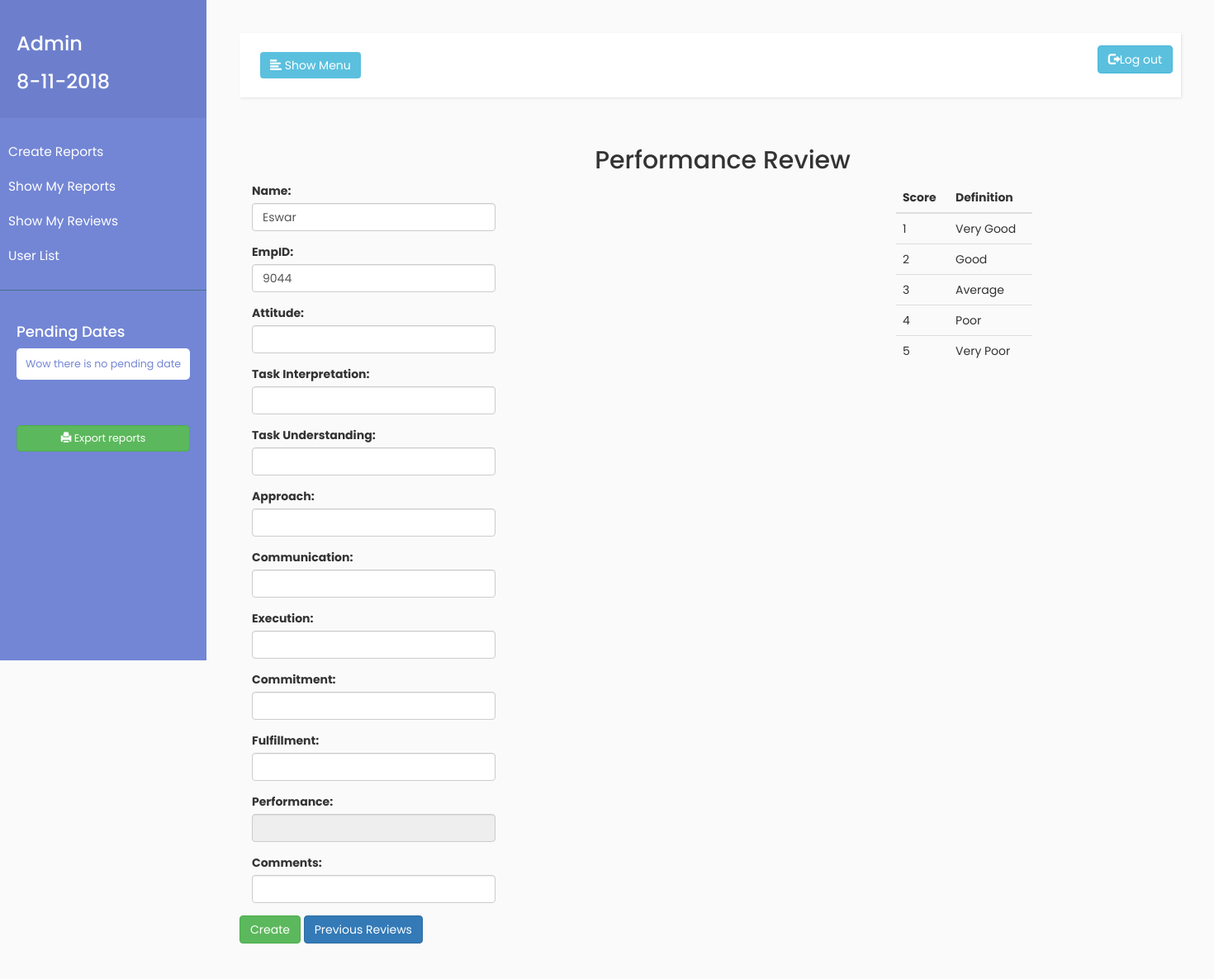
/review/9044 (signed in), run on the app's committed database.
### report/models.py (models this page shows, shortened)
class CustomUser(AbstractUser):
    objects         = CustomUserManager()
    id              = models.AutoField(primary_key=True)
    primary_project = models.CharField(max_length=250)
    Empid           = models.IntegerField()
    EmpName         = models.CharField(max_length=250)
    date_join       = models.DateField(blank=True, null=True)
    primary_process = models.CharField(max_length=250)
    processwillInclude = models.CharField(blank=True, max_length=250)
    Designation = models.CharField(blank=True, max_length=250, null=True)

### report/views.py (the view)
# urls.py: url(r'^review/(?P<eid>\d+)$', views.review, name='review'),
def review(request,eid):
    if request.user.is_authenticated:
        result_set = get_object_or_404(CustomUser, Empid=eid)
        if request.method =="POST":
            form = ReviewForm(request.POST)
            request.POST = request.POST.copy()
            if form.is_valid():
                form.save()
                return redirect('userlist')
            else:
                print("invalid")
        else:
            form = ReviewForm()
        return render(request, 'review/review.html',{'form':form,'data':result_set})

### report/forms.py
class ReviewForm(forms.ModelForm):
    class Meta:
        model = Review
        fields=('Name', 'EmpID','Attitude','TaskInterpretation','TaskUnderstanding','Approach','Communication','Execution','Commitment','Fulfillment','Performance','Comments')

### report/templates/review/review.html (shortened to what this page needs)
{% extends 'base.html'%}
{% block content %}
  {% if user.is_superuser %}
  <div class="container">
  <h2 align="center">Performance Review</h2>
  <div class="row">
  <div class="col-sm-3 col-md-6 col-lg-8">
      <form method="post" >
	         <div class="form-group row"><div class="col-xs-5"><label for="id_Name">Name:</label> <input type="text" name="Name" class="form-control"  id="id_Name" value="{{data.EmpName}}"></div></div>
	    <div class="form-group row"><div class="col-xs-5"><label for="id_EmpID">EmpID:</label> <input type="number" name="EmpID" class="form-control" id="id_EmpID" value="{{data.Empid}}"></div></div>
	    <div class="form-group row"><div class="col-xs-5"><label for="id_Attitude">Attitude:</label> <input type="number" min="1" max="5"  step="any" name="Attitude" class="form-control" id="id_Attitude"></div></div>
	    <div class="form-group row"><div class="col-xs-5"><label for="id_TaskInterpretation">Task Interpretation:</label> <input type="number" min="1" max="5" step="any" name="TaskInterpretation" class="form-control" id="id_TaskInterpretation"></div></div>
	    <div class="form-group row"><div class="col-xs-5"><label for="id_TaskUnderstanding">Task Understanding:</label> <input type="number" name="TaskUnderstanding" min="1" max="5" step="any" class="form-control" id="id_TaskUnderstanding"></div></div>
	    <div class="form-group row"><div class="col-xs-5"><label for="id_Approach">Approach:</label> <input type="number" min="1" max="5" step="any" name="Approach" class="form-control" id="id_Approach"></div></div>
	    <div class="form-group row"><div class="col-xs-5"><label for="id_Communication">Communication:</label> <input type="number" min="1" max="5" step="any" name="Communication" class="form-control" id="id_Communication"></div></div>
	    <div class="form-group row"><div class="col-xs-5"><label for="id_Execution">Execution:</label> <input type="number" step="any" min="1" max="5" name="Execution" class="form-control" id="id_Execution"></div></div>
	    <div class="form-group row"><div class="col-xs-5"><label for="id_Commitment">Commitment:</label> <input type="number" step="any" min="1" max="5" name="Commitment" class="form-control" id="id_Commitment"></div></div>
	    <div class="form-group row"><div class="col-xs-5"><label for="id_Fulfillment">Fulfillment:</label> <input type="number" step="any" min="1" max="5" name="Fulfillment" class="form-control" id="id_Fulfillment"></div></div>
	    <div class="form-group row"><div class="col-xs-5"><label for="id_Performance">Performance:</label> <input type="number" step="any" min="1" max="5" name="Performance" class="form-control" id="id_Performance" onfocus="add_number()" readonly="true"></div></div>
	    <div class="form-group row"><div class="col-xs-5"><label for="id_Comments">Comments:</label> <input type="text" name="Comments" class="form-control"  id="id_Comments"></div></div>
	        <div class="form-group row">
         	<button type="submit"  class="btn btn-success">Create</button>
         	<tr><td value ="{{data.EmpName}}" name="{{data.Empid}}" id="myTable"><a href="/reviewlist/{{data.Empid}}" class="btn btn-primary btn-md">Previous Reviews</a></td></tr>
        </div></form>
    </div>
    <div class="col-sm-9 col-md-6 col-lg-2">
    	<table class="table">
	    <thead>
	      <tr>
	        <th>Score</th>
	        <th>Definition</th>
	      </tr>
	    </thead>
	    <tbody>
	      <tr><td>1</td><td>Very Good</td></tr>
	      <tr><td>2</td><td>Good</td></tr>
	      <tr><td>3</td><td>Average</td></tr>
	      <tr><td>4</td><td>Poor</td></tr>
	      <tr><td>5</td><td>Very Poor</td></tr></tbody></table>
    </div></div></div>
  {% elif user.is_active %}
    <h1>You are customer user</h1>
    {% else %}
<p> you are not superuser login as supper user to create users</p>
<p><a href="{% url 'login' %}">Log In </a></p>
{% endif %}
{%endblock%}

### templates/base.html (shortened to what this page needs)
{% load static %}
<!DOCTYPE html>
<html>
    <head>
        <link href="{% static 'css/bootstrap.min.css' %}" rel="stylesheet" type= "image/gif" size = "16x16">
        <link rel="stylesheet" href="https://maxcdn.bootstrapcdn.com/bootstrap/3.3.7/css/bootstrap.min.css">
        <link href="{% static 'css/style2.css' %}" rel="stylesheet">
        <link rel="stylesheet" href="https://cdnjs.cloudflare.com/ajax/libs/malihu-custom-scrollbar-plugin/3.1.5/jquery.mCustomScrollbar.min.css">
    </head>
    <body>
        <div class="wrapper">
            <nav id="sidebar">
                <div class="sidebar-header">
                    <h3>{{ user.username|title }}</h3>
					<h3 id="today_date"></h3>
                </div>
                <ul class="list-unstyled components">
                	<li>
                       <a href="/reports">Create Reports</a>
                    </li>
                    <li>
                       <a href="/reportlist">Show My Reports</a>
                    </li>
                    <li>
                       <a href="/reviewlist">Show My Reviews</a>
                    </li>
                    {% if user.is_superuser %}
                    <li>
                        <a href="/userlist">User List</a>
                    </li>
                    {% endif %}
                </ul>
                <ul class="list-unstyled CTAs">
                	{% if 'userlist' not in request.path%}
                		{%if 'signup' not in request.path%}
                		 {%if 'editreports' not in request.path%}
                		 {%if 'export' not in request.path%}
		                	<h4>Pending Dates</h4>
		                    {%for date in dates%}
		                    <li><a class="download">{{date.weekday}}</a></li>
		                    {% empty %}
		                     <li><a class="download">Wow there is no pending date</a></li>
		                    {%endfor%}
		                 {% endif %}
		                 {% endif %}
		                {% endif %}
                    {% endif %}
                </ul>
                <ul class="list-unstyled CTAs">
                	{% if user.is_superuser %}
                    <a href="{% url 'export_users_xls' %}" class="btn btn-success btn-md">
			          <span class="glyphicon glyphicon-print"></span> Export reports
			        </a>
                    {% endif %}
                </ul>
            </nav>
            <div id="content">
                <nav class="navbar navbar-default">
                    <div class="container-fluid">
                        <div class="navbar-header">
                            <button type="button" id="sidebarCollapse" class="btn btn-info navbar-btn">
                                <i class="glyphicon glyphicon-align-left"></i>
                                <span>Show Menu</span>
                            </button>
                        </div>
						<div class="navbar-header navbar-right">
                            <ul class="nav navbar-nav navbar-right">
                                <a href="/logout" class="btn btn-info btn-md">
						        <span class="glyphicon glyphicon-log-out"></span>Log out</a>
                            </ul>
                        </div>
                    </div>
                </nav>
				{% block content %}
		    	{% endblock %}
            </div>
        </div>
    </body>
</html>

### static/css/style2.css (style rules this page uses)
body { font-family: 'Poppins', sans-serif; background: #fafafa; }
a, a:hover, a:focus { color: inherit; text-decoration: none; transition: all 0.3s; }
.navbar { padding: 15px 10px; background: #fff; border: none; border-radius: 0; margin-bottom: 40px; box-shadow: 1px 1px 3px rgba(0, 0, 0, 0.1); }
.navbar-btn { box-shadow: none; outline: none !important; border: none; }
#sidebar { width: 250px; position: fixed; top: 0; left: 0; height: 100vh; z-index: 999; background: #7386D5; color: #fff; transition: all 0.3s; }
#sidebar .sidebar-header { padding: 20px; background: #6d7fcc; }
#sidebar ul.components { padding: 20px 0; border-bottom: 1px solid #47748b; }
#sidebar ul li a { padding: 10px; font-size: 1.1em; display: block; }
ul.CTAs { padding: 20px; }
ul.CTAs a { text-align: center; font-size: 0.9em !important; display: block; border-radius: 5px; margin-bottom: 5px; }
a.download { background: #fff; color: #7386D5; }
#content { width: calc(100% - 250px); padding: 40px; min-height: 100vh; transition: all 0.3s; position: absolute; top: 0; right: 0; }

### data on the page
CustomUser: username "Admin"
CustomUser: Name "Eswar", EmpID "9044"
